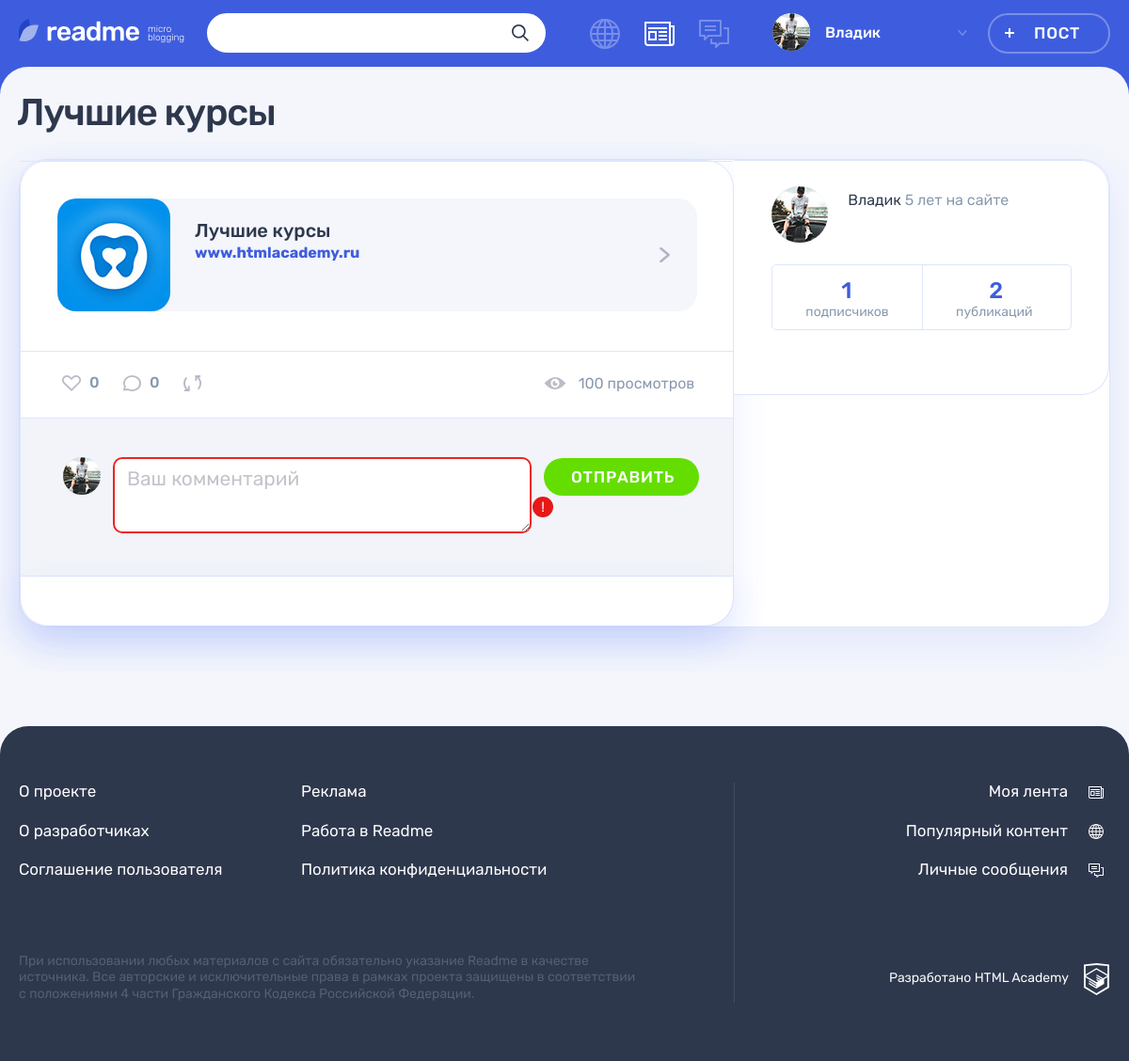
The app's page /post.php?id=5 (signed in) with its own data.
### tables this page shows
CREATE TABLE posts
(
    id           INT AUTO_INCREMENT PRIMARY KEY,
    creationDate TIMESTAMP DEFAULT CURRENT_TIMESTAMP,
    title        VARCHAR(128),
    content      VARCHAR(255),
    typeID       INT NOT NULL,
    authorId     INT NOT NULL,
    image        VARCHAR(255),
    video        VARCHAR(255),
    link         VARCHAR(255),
    views        INT,
    avatar       VARCHAR(128),
    author       VARCHAR(128),
    repostCount  VARCHAR(128),
    FOREIGN KEY (authorId) REFERENCES users (id),
    FOREIGN KEY (typeId) REFERENCES content_type (id)
);

CREATE TABLE users
(
    id               INT AUTO_INCREMENT PRIMARY KEY,
    registrationDate TIMESTAMP DEFAULT CURRENT_TIMESTAMP,
    email            VARCHAR(128) NOT NULL UNIQUE,
    login            VARCHAR(128) UNIQUE,
    password         CHAR(64)     NOT NULL,
    avatar           VARCHAR(255)
);

### helpers.php (called while the page is built, shortened)
<?php
function include_template($name, array $data = [])
{
    $name = 'templates/'.$name;
    extract($data);
    require $name;
    $result = ob_get_clean();
    return $result;
}

### functions.php (called while the page is built, shortened)
<?php
function SqlRequest($reques, $from, $where, $con, $id = '', $as = '', $join = "")
{
    $sql = sprintf("SELECT  %s %s  from %s %s WHERE %s %s", $reques, $as, $from, $join, $where, $id);
    $result = mysqli_query($con, $sql);
    $Count = mysqli_fetch_all($result, MYSQLI_ASSOC);
    return $Count;
}
?>

### templates/post-link.php (the view, shortened to what this page needs)
<?php
$title = SqlRequest('title', 'posts', 'id = ', $con, $id, "as L");
?>
<h1 class="page__title page__title--publication"><?= $title[0]['L']; ?></h1>
<section class="post-details">
    <article class="feed__post post post-text ">
        <div class="post-details__wrapper post-photo">
            <div class="post-details__main-block post post--details">
                <div class="post-link__wrapper">
                    <a class="post-link__external" href="<?= $post['content'] ?>" title="Перейти по ссылке">
                        <div class="post-link__icon-wrapper">
                            <img src="../img/logo-vita.jpg" alt="Иконка">
                        </div>
                        <div class="post-link__info">
                            <h3><?= $post['title'] ?></h3>
                            <span><?= $post['content'] ?></span>
                        </div>
                        <svg class="post-link__arrow" width="11" height="16">
                            <use xlink:href="#icon-arrow-right-ad"></use>
                        </svg>
                    </a>
                </div>
                <div class="post__indicators">
                    <?php echo include_template('widgets/likesRepostsComments.php', ['con'=>$con, 'id' => $id]);?>
                </div>
                <?php echo include_template('widgets/comments.php', ['con'=>$con, 'id' => $id, 'postId'=>$post['id']]); ?>
            </div>
            <?php  echo include_template('widgets/postCreateUser.php', ['con'=>$con, 'id' => $id]);?>
        </div>
    </article>
</section>

### templates/widgets/likesRepostsComments.php (shortened to what this page needs)
<div class="post__buttons">
    <a class="post__indicator post__indicator--likes button"   href="like.php?postId=<?= $id ?>" title="Лайк">
        <svg class="post__indicator-icon" width="20" height="17">
            <use xlink:href="#icon-heart"></use>
        </svg>
        <?php
        $ComLike = SqlRequest('COUNT(userId)', 'likes', 'recipientId =', $con, $id, "as L");
        ?>
        <span><?= $ComLike[0]['L'] ?></span>
    </a>
    <a class="post__indicator post__indicator--comments button" href="#" title="Комментарии">
        <svg class="post__indicator-icon" width="19" height="17">
            <use xlink:href="#icon-comment"></use>
        </svg>
        <?php
        $Comment = SqlRequest('COUNT(content)', 'comments', 'postId =', $con, $id, "as L");
        ?>
        <span><?php echo $Comment[0]['L'] ?></span>
    </a>
    <a class="post__indicator post__indicator--repost button" href="../repost.php?id=<?= $id ?>"
       title="Репост">
        <svg class="post__indicator-icon" width="19" height="17">
            <use xlink:href="#icon-repost"></use>
        </svg>
        <?php $reposts = SqlRequest("repostCount", "posts", "id = ", $con, $id) ?>
    </a>
</div>
<?php
$view = SqlRequest('views', 'posts', ' id =', $con, $id, "as L");
?>
<span class="post__view"><?= $view[0]['L'].' просмотров' ?></span>

### templates/widgets/postCreateUser.php (shortened to what this page needs)
<div class="post-details__user user">
    <div class="post-details__user-info user__info">
        <div class="post-details__avatar user__avatar">
            <a class="post-details__name user__name" href="#">
                <?php
                $postAuthor = SqlRequest('login, authorId, u.avatar', 'posts p', 'p.id =', $con, $id, ' ',
                    'JOIN  users u ON p.authorId = u.id');
                ?>
                <a class="post-details__avatar-link user__avatar-link" href="#">
                    <img class="post-details__picture user__picture"
                         src="../img/<?= $postAuthor[0]['avatar'] ?>" alt="Аватар пользователя">
                </a>
        </div>
        <div class="post-details__name-wrapper user__name-wrapper">
            <span><?= $postAuthor[0]['login'] ?> </span>
            <time class="post-details__time user__time" datetime="2014-03-20">5 лет на сайте</time>
        </div>
    </div>
    <?php $postsCount = SqlRequest("COUNT(id)", "posts", "authorId=", $con,
        $postAuthor[0]['authorId'], "count");
    $subscribersCount = SqlRequest('COUNT(users.id) ', 'subscription', 'authorId=',
        $con, $postAuthor[0]['authorId'], 'count',
        'JOIN users ON users.id = subscription.userId');
    ?>
    <div class="post-details__rating user__rating">
        <p class="post-details__rating-item user__rating-item user__rating-item--subscribers">
            <span class="post-details__rating-amount user__rating-amount"><?= $subscribersCount[0]['count'] ?></span>
            <span class="post-details__rating-text user__rating-text">подписчиков</span>
        </p>
        <p class="post-details__rating-item user__rating-item user__rating-item--publications">
            <span class="post-details__rating-amount user__rating-amount"><?= $postsCount[0]['count'] ?></span>
            <span class="post-details__rating-text user__rating-text">публикаций</span>
        </p>
    </div>
</div>

### records on screen
posts: title "Лучшие курсы", content "www.htmlacademy.ru", views "100", authorId.avatar (picture), authorId.login "Владик"

### other values on screen
$name "Владик"
$ComLike[0]['L'] "0"
$Comment[0]['L'] "0"
$subscribersCount[0]['count'] "1"
$postsCount[0]['count'] "2"
